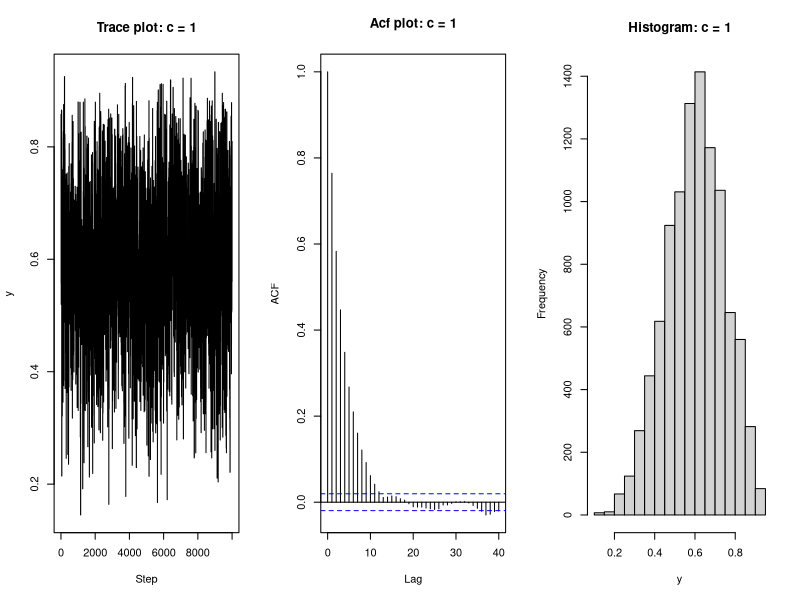
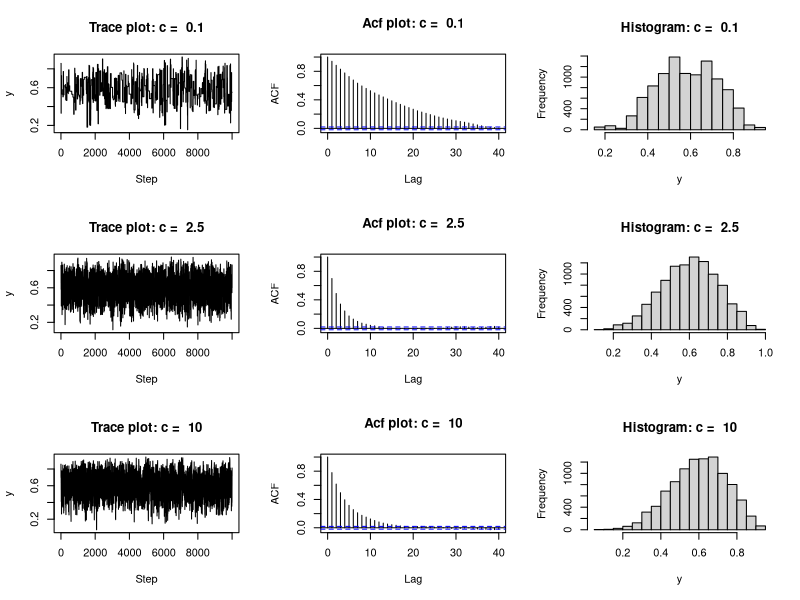

These charts were generated, in order, by the following R code:
## ---- chunk 1
library(coda)
Alpha <- 6
Beta <- 4
# phi cannot be 0 or 1
phi <- function(c,oldphi){
  newphi = 0
  while (newphi == 0 || newphi == 1){
  newphi = rbeta(1,c*oldphi,c*(1-oldphi))
  }
  return(newphi)
}

run_metropolis_MCMC <- function(startvalue,c,iterations){
  chain = rep(0, iterations+1)
  chain[1] = startvalue
  for (i in 1:iterations){
    phi = phi(c,chain[i])
    posterior = dbeta(phi,Alpha,Beta)/dbeta(chain[i],Alpha,Beta)
    proposal = dbeta(phi,c*chain[i],c*(1-chain[i]))/dbeta(chain[i],c*phi,c*(1-phi))
    probab = posterior/proposal
    if (runif(1) < probab){
      chain[i+1] = phi
    }else{
      chain[i+1] = chain[i]
    }
  }
  return(chain)
}

startvalue = runif(1)
chain = run_metropolis_MCMC(startvalue,1, 10000)
acceptance = 1-mean(duplicated(chain))

par(mfrow=c(1,3))  #1 row, 3 columns

  traceplot(as.mcmc(chain), type="l", main = "Trace plot: c = 1", xlab="Step", ylab="y")
  acf(chain, main = "Acf plot: c = 1")
  hist(chain, main = "Histogram: c = 1", xlab="y")

Cs <- c(0.1, 2.5, 10)
result <- sapply(Cs, run_metropolis_MCMC, startvalue = startvalue,iterations = 10000)


graph <- function(Cs){
  n = length(Cs)
  par(mfrow = c(n, 3))
  for( i in 1:n ) {
  traceplot(as.mcmc(result[,i]), type="l", main = paste("Trace plot: c = ", Cs[i]), xlab="Step", ylab="y")
  acf(result[,i], main = paste("Acf plot: c = ", Cs[i]))
  hist(result[,i], main = paste("Histogram: c = ", Cs[i]), xlab="y")
  }
}

# Always got error complaining figure margins too large, but we can get result in R. I'll attach the result run in R.
graph(Cs)
## ---- chunk 2
Gibbs_<-function(x0,y0,iterations,B=5,burnIn=0)
## 5 parameters are needed in this function, with B=5 and burnIn=0 by default
{
  if(x0>0&&x0<B&&y0>0&&y0<B)
## to check whether the starting values are in the domain.    
  {
    x<-c(x0,rep(NA,iterations-1))
## Initialize the Markov chain    
    y<-c(y0,rep(NA,iterations-1))
## Initialize the Markov chain    
    for(i in 1:(iterations-1))
    {
      x[i+1]<-(-log(1-runif(1)*(1-exp(-y[i]*B)))/y[i])
## use inverse transform sampling to draw sample from conditional distribution 
## p(x^{i+1}|y^{i})   
      y[i+1]<-(-log(1-runif(1)*(1-exp(-x[i+1]*B)))/x[i+1])
## use inverse transform sampling to draw sample from conditional distribution 
## p(y^{i+1}|x^{i+1})     
    }
    if(burnIn>0)
    {
        x<-x[-(1:burnIn)]
        y<-y[-(1:burnIn)]
        print(length(x))
## discard the first bunch of draws for the burn-in process    
    }
    return(data.frame(x,y))
  }
 else
   stop("Initial values incorrect")
## print the information for incorrect starting values  
}
